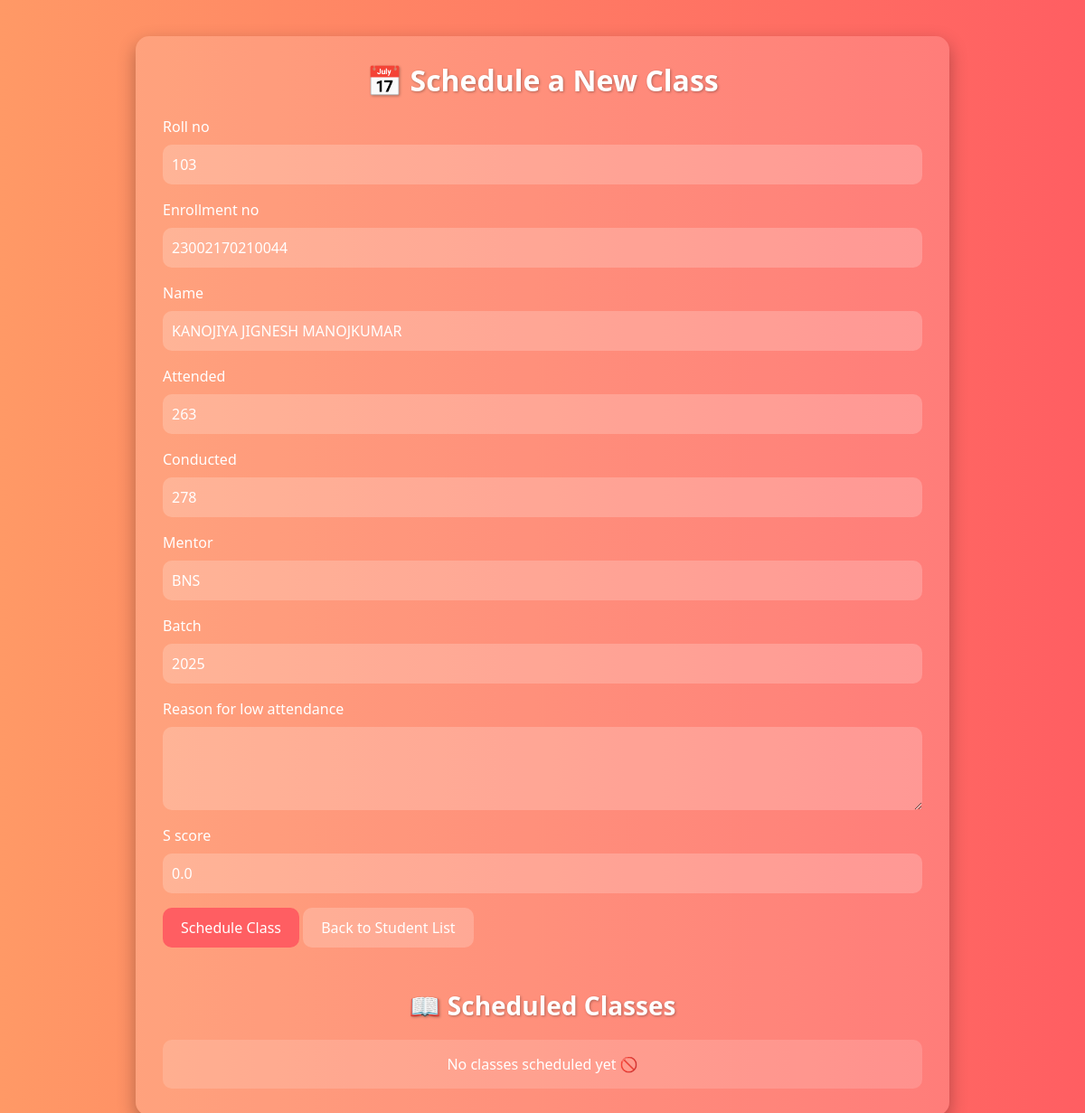
The page /student/edit/237/ (signed in) on the database its author committed.
### attendance/models.py (models this page shows, shortened)
class Student(models.Model):
    roll_no = models.IntegerField()
    enrollment_no = models.CharField(max_length=20)
    name = models.CharField(max_length=200)
    attended = models.IntegerField()
    conducted = models.IntegerField()
    mentor = models.CharField(max_length=50)
    s_score = models.FloatField(default=0.0) # Ensure default for existing records
    batch = models.IntegerField()
    reason_for_low_attendance = models.TextField(blank=True, null=True) # New field

### attendance/views.py (the view)
# urls.py: path("student/edit/<int:pk>/", views.student_edit, name="student_edit"), # New URL for editing students
def student_edit(request, pk):
    if not request.session.get("admin"):
        messages.error(request, "Access denied. Admin login required.")
        return redirect("home")
    student = get_object_or_404(Student, pk=pk)
    if request.method == "POST":
        form = StudentEditForm(request.POST, instance=student)
        if form.is_valid():
            form.save()
            messages.success(request, f"Student {student.name} updated successfully.")
            return redirect("student_list")
        else:
            messages.error(request, "Error updating student. Please check the form.")
    else:
        form = StudentEditForm(instance=student)
    return render(request, "student_edit.html", {"form": form, "student": student})

### attendance/forms.py
class StudentEditForm(forms.ModelForm):
    class Meta:
        model = Student
        fields = ['roll_no', 'enrollment_no', 'name', 'attended', 'conducted', 'mentor', 'batch', 'reason_for_low_attendance', 's_score']
        widgets = {
            'reason_for_low_attendance': forms.Textarea(attrs={'rows': 3, 'class': 'form-control'}),
            'roll_no': forms.NumberInput(attrs={'class': 'form-control'}),
            'enrollment_no': forms.TextInput(attrs={'class': 'form-control'}),
            'name': forms.TextInput(attrs={'class': 'form-control'}),
            'attended': forms.NumberInput(attrs={'class': 'form-control'}),
            'conducted': forms.NumberInput(attrs={'class': 'form-control'}),
            'mentor': forms.TextInput(attrs={'class': 'form-control'}),
            'batch': forms.NumberInput(attrs={'class': 'form-control'}),
            's_score': forms.NumberInput(attrs={'class': 'form-control', 'step': '0.01'}),
        }

### attendance/templates/student_edit.html (shortened to what this page needs)
<!DOCTYPE html>
<html lang="en">
<head>
    <link href="https://cdn.jsdelivr.net/npm/bootstrap@5.3.3/dist/css/bootstrap.min.css" rel="stylesheet">
</head>
<body>
    <div class="container">
        <h2 class="text-center">📅 Schedule a New Class</h2>
        <form method="post" class="mb-4">
            {% for field in form %}
                <div class="mb-3">
                    <label for="{{ field.id_for_label }}" class="form-label">{{ field.label }}</label>
                    {{ field }}
                </div>
            {% endfor %}
            <button type="submit" class="btn btn-primary">Schedule Class</button>
            <a href="{% url 'student_list' %}" class="btn btn-secondary">Back to Student List</a>
        </form>
        <h3 class="text-center mt-5">📖 Scheduled Classes</h3>
        {% if scheduled_classes %}
            <div class="table-responsive">
                <table class="table table-striped align-middle">
                    <thead>
                        <tr>
                            <th>Title</th>
                            <th>Date</th>
                            <th>Time</th>
                            <th>Conducted By</th>
                            <th>Roll Range</th>
                            <th>Notes</th>
                            <th>Actions</th>
                        </tr>
                    </thead>
                    <tbody>
                        {% for class in scheduled_classes %}
                            <tr>
                                <td>{{ class.title }}</td>
                                <td>{{ class.date }}</td>
                                <td>{{ class.start_time }} - {{ class.end_time }}</td>
                                <td>{{ class.conducted_by }}</td>
                                <td>
                                    {% if class.roll_from and class.roll_to %}
                                        {{ class.roll_from }} - {{ class.roll_to }}
                                    {% else %}
                                        All Students
                                    {% endif %}
                                </td>
                                <td>{{ class.notes }}</td>
                                <td>
                                    <form action="{% url 'delete_class' class.id %}" method="post" style="display:inline;">
                                        {% csrf_token %}
                                        <button type="submit" class="btn btn-danger btn-sm">Delete</button>
                                    </form>
                                </td>
                            </tr>
                        {% endfor %}
                    </tbody>
                </table>
            </div>
        {% else %}
            <div class="no-classes">No classes scheduled yet 🚫</div>
        {% endif %}
    </div>
</body>
</html>

### attendance/templates/student_edit.html (style rules this page uses)
body { font-family: 'Segoe UI', Tahoma, Geneva, Verdana, sans-serif; background: linear-gradient(to right, #ff9966, #ff5e62); color: #fff; margin: 0; padding: 0; display: flex; justify-content: center; align-items: flex-start; min-height: 100vh; }
.container { background-color: rgba(255, 255, 255, 0.15); padding: 30px; border-radius: 15px; box-shadow: 0 8px 20px rgba(0, 0, 0, 0.3); margin-top: 40px; width: 100%; max-width: 900px; }
h2, h3 { font-weight: 600; margin-bottom: 20px; text-shadow: 1px 1px 3px rgba(0, 0, 0, 0.3); color: #fff; }
form { margin-bottom: 30px; }
.form-control, .form-select { border-radius: 10px; padding: 10px; border: none; outline: none; background-color: rgba(255, 255, 255, 0.2); color: #fff; }
.form-control::placeholder { color: rgba(255, 255, 255, 0.7); }
.btn-primary { background-color: #ff5e62; border: none; border-radius: 10px; padding: 10px 20px; transition: 0.3s; }
.btn-secondary { border-radius: 10px; padding: 10px 20px; background-color: rgba(255, 255, 255, 0.2); border: none; color: #fff; transition: 0.3s; }
.no-classes { background: rgba(255, 255, 255, 0.15); padding: 15px; border-radius: 10px; text-align: center; color: #fff; font-weight: 500; }

### rows shown on the page
Student: form "103" "23002170210044" "KANOJIYA JIGNESH MANOJKUMAR" "263" "278" "BNS" "2025" "0.0"

### other values the page prints
{{ field.label }} "Roll no" "Enrollment no" "Name" "Attended" "Conducted" "Mentor" "Batch" "Reason for low attendance" "S score"
